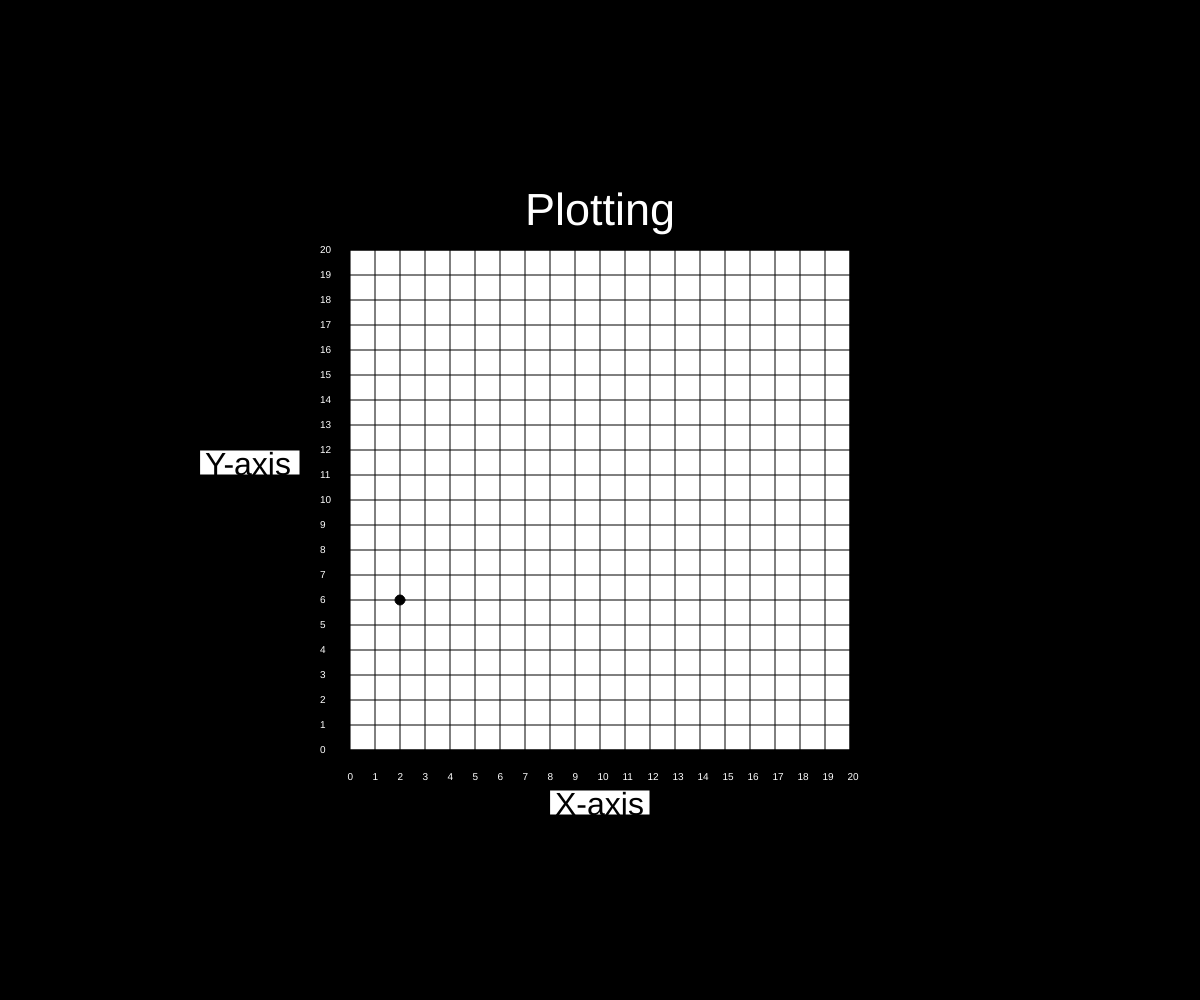
Frame 1 (no input)
Frame 60 (no input): identical to frame 1, image omitted
Frame 120 (the mouse pressed at the canvas centre since frame 60): identical to frame 1, image omitted

The p5.js sketch that drew this single still picture (run headless with seeded random() and noise() and a simulated clock; from frame 60 on, the mouse is pressed at the canvas centre):

// p5.js sketch
// ── sketch.js
var b = 25;
var q = 25;

function setup() {
  createCanvas(windowWidth, windowHeight);
  this.cx = width / 2;
  this.cy = height / 2;
  init_setup();
  drawGraph();
  indexing();
  labeling();
  plot(2, 6);
}

function draw() {

}

function init_setup() {
  background(0);
  fill(255);
  rect(this.cx - 250, this.cy - 250, 500, 500);
}

function drawGraph() {
  for (x = cx - 250; x <= cx + 250; x += 25) {
    line(x, this.cy - 250, x, this.cy + 250);
  }
  for (y = cy - 250; y <= cy + 250; y += 25) {
    line(this.cx - 250, y, this.cx + 250, y);
  }
}

function indexing() {
  fill(255);
  rect(this.cx - 400, this.cy - 50, 100, 25);
  rect(this.cx - 50, this.cy + 290, 100, 25);
  for (a = 1; a <= 21; a++) {
    fill(255);
    textSize(10);
    text(21 - a, this.cx - 280, this.cy - 250 + b - 22);
    b = b + 25;
  }
  for (p = 0; p < 21; p++) {
    fill(255);
    textSize(10);
    text(p, this.cx - 280 + q + 2.5, this.cy + 280);
    q = q + 25;
  }
}

function labeling() {
  fill(255);
  textSize(45);
  text('Plotting', this.cx - 75, this.cy - 275);
  fill(0);
  textSize(32);
  text('Y-axis', this.cx - 395, this.cy - 25.5);
  text('X-axis', this.cx - 45, this.cy + 315)
}

function plot(i, j) {
  x1 = map(i, 0, 20, this.cx - 250, this.cx + 250);
  y1 = map(j, 0, 20, this.cy + 250, this.cy - 250);
  fill(0);
  ellipse(x1, y1, 10, 10);
}
